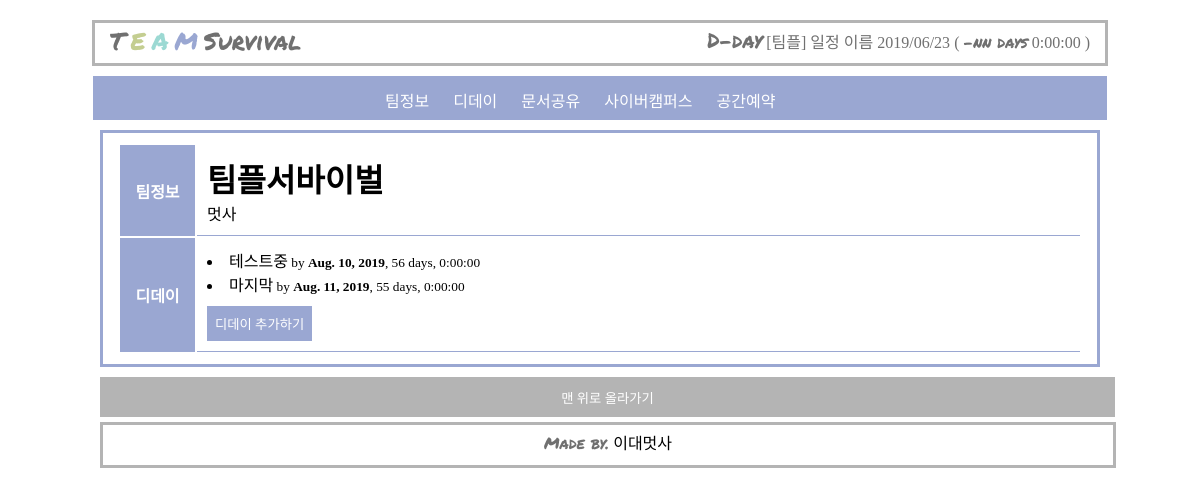
/team/1, run on the app's committed database.
### blog/models.py (models this page shows, shortened)
class Team(models.Model):
    user = models.ForeignKey(Myuser, related_name='my_user', on_delete=models.CASCADE, default=1)
    t_name = models.CharField(max_length=100, default='')
    t_class = models.CharField(max_length=100)

class Dday(models.Model):
    team = models.ForeignKey(Team, related_name='my_team', on_delete=models.CASCADE)
    title = models.CharField(max_length=10)
    date = models.DateField()
    def delta(self):
        delta=datetime.now().date()- self.date
        return delta

### blog/views.py (the view)
# urls.py: path('team/<int:team_id>', blog.views.team, name="team"),
def team(request, team_id):
    team_detail = get_object_or_404(Team, pk= team_id)
    return render(request, 'team.html', {'team': team_detail})

### blog/templates/team.html (shortened to what this page needs)
{% extends 'nav.html'%}
{% load staticfiles %}
{% block contents %}
<div class="team_nav">
    <ul>
      <a href="#팀정보"><li>팀정보</li></a>
      <a href="#디데이"><li>디데이</li></a>
      <a href="http://docs.google.com"><li>문서공유</li></a>
      <a href="http://cyber.ewha.ac.kr" ><li>사이버캠퍼스</li></a>
      <a href="http://eureka.ewha.ac.kr/eureka/my/main.do?LANG_CD=KO"><li>공간예약</li></a>
    </ul>
  </div>
<div class="container">
  <table class="team_table">
    <tr>
      <th id="팀정보">팀정보</th>
      <td>
        <h1>{{ team.t_name }}</h1>
        <p>{{ team.t_class }}</p>
      </td>
    </tr>
    <tr>
      <th id="디데이">디데이</th>
      <td>
        {% for dday in team.my_team.all %}
              <div class="d_day">
              <li>
                  {{ dday.title }}<small> by <strong>   {{ dday.date }}</strong>,  {{ dday.delta }}</small>
              </li>
              </div>
              {% empty %}
                <p>아직 디데이가 없습니다.</p>
              {% endfor %}
        <a href="{% url 'dday_new' team.pk %}"><button type="button" value="디데이" class="add_day">디데이 추가하기</button></a>
      </td>
    </tr>
  </table>
</div>
{% endblock %}

### teamproject/templates/nav.html (style rules this page uses)
* { margin:0;padding:0; font-family:"Noto Sans KR"; }

### blog/templates/team.html (style rules this page uses)
.team_nav { background-color:#9AA7D2; width:1000px; margin:auto; padding:7px; }
.team_nav ul { height:30px; width:450px; margin:auto; }
.team_nav li { display:inline-block; padding:5px 10px; color: white; text-decoration:none; }
.team_table { border:#9AA7D2 solid 3px; width: 1000px; margin:10px auto; padding: 10px 15px; }
.team_table th { background-color:#9AA7D2; width:75px; color:white; padding:10px 0px; }
.team_table td { padding:10px; border-bottom: #9AA7D2 1px solid; }
.add_day { color:white; border:#9AA7D2 solid 3px; background-color: #9AA7D2; padding: 5px; margin-top:10px; }

### data on the page
Team: t_name "팀플서바이벌", t_class "멋사"
Dday: title "테스트중", date "Aug. 10, 2019", delta "56 days, 0:00:00"
Dday: title "마지막", date "Aug. 11, 2019", delta "55 days, 0:00:00"
